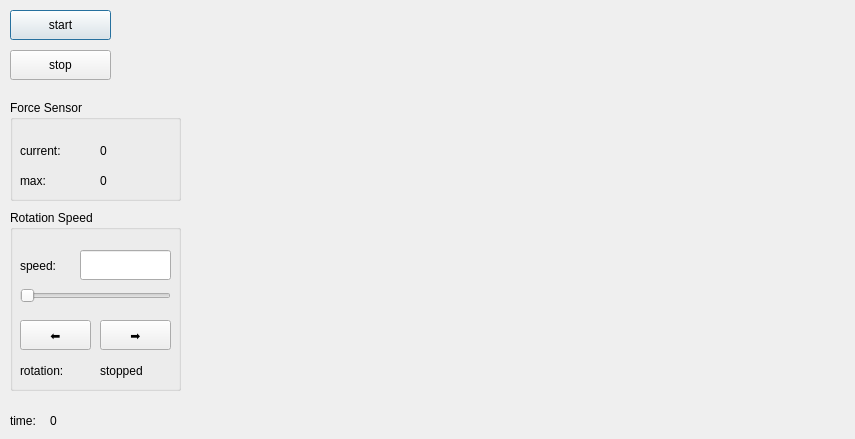
<?xml version="1.0" encoding="UTF-8"?>
<ui version="4.0">
 <class>Dialog</class>
 <widget class="QDialog" name="Dialog">
  <property name="geometry">
   <rect>
    <x>0</x>
    <y>0</y>
    <width>855</width>
    <height>439</height>
   </rect>
  </property>
  <property name="windowTitle">
   <string>Dialog</string>
  </property>
  <widget class="QLabel" name="timeLbl">
   <property name="geometry">
    <rect>
     <x>50</x>
     <y>410</y>
     <width>41</width>
     <height>22</height>
    </rect>
   </property>
   <property name="text">
    <string>0</string>
   </property>
  </widget>
  <widget class="QLabel" name="timeLabel">
   <property name="geometry">
    <rect>
     <x>10</x>
     <y>410</y>
     <width>41</width>
     <height>22</height>
    </rect>
   </property>
   <property name="text">
    <string>time:</string>
   </property>
  </widget>
  <widget class="QPushButton" name="startBtn">
   <property name="geometry">
    <rect>
     <x>10</x>
     <y>10</y>
     <width>101</width>
     <height>30</height>
    </rect>
   </property>
   <property name="text">
    <string>start</string>
   </property>
  </widget>
  <widget class="QPushButton" name="stopBtn">
   <property name="geometry">
    <rect>
     <x>10</x>
     <y>50</y>
     <width>101</width>
     <height>30</height>
    </rect>
   </property>
   <property name="text">
    <string>stop</string>
   </property>
  </widget>
  <widget class="PlotWidget" name="graphWidget" native="true">
   <property name="geometry">
    <rect>
     <x>200</x>
     <y>10</y>
     <width>641</width>
     <height>421</height>
    </rect>
   </property>
  </widget>
  <widget class="QGroupBox" name="RotationSpeedGroupBox">
   <property name="geometry">
    <rect>
     <x>10</x>
     <y>210</y>
     <width>171</width>
     <height>181</height>
    </rect>
   </property>
   <property name="title">
    <string>Rotation Speed</string>
   </property>
   <widget class="QLineEdit" name="rotationSpeedLine">
    <property name="geometry">
     <rect>
      <x>70</x>
      <y>40</y>
      <width>91</width>
      <height>30</height>
     </rect>
    </property>
   </widget>
   <widget class="QSlider" name="rotationSpeedSlider">
    <property name="geometry">
     <rect>
      <x>10</x>
      <y>70</y>
      <width>151</width>
      <height>31</height>
     </rect>
    </property>
    <property name="minimum">
     <number>700</number>
    </property>
    <property name="maximum">
     <number>10000</number>
    </property>
    <property name="singleStep">
     <number>10</number>
    </property>
    <property name="orientation">
     <enum>Qt::Horizontal</enum>
    </property>
   </widget>
   <widget class="QLabel" name="rotationSpeedLabel">
    <property name="geometry">
     <rect>
      <x>10</x>
      <y>40</y>
      <width>46</width>
      <height>31</height>
     </rect>
    </property>
    <property name="text">
     <string>speed:</string>
    </property>
   </widget>
   <widget class="QPushButton" name="moveLeftRSBtn">
    <property name="geometry">
     <rect>
      <x>10</x>
      <y>110</y>
      <width>71</width>
      <height>30</height>
     </rect>
    </property>
    <property name="text">
     <string>⬅️</string>
    </property>
   </widget>
   <widget class="QPushButton" name="moveRightRSBtn">
    <property name="geometry">
     <rect>
      <x>90</x>
      <y>110</y>
      <width>71</width>
      <height>30</height>
     </rect>
    </property>
    <property name="text">
     <string>➡️</string>
    </property>
   </widget>
   <widget class="QLabel" name="rotationStateLabel">
    <property name="geometry">
     <rect>
      <x>10</x>
      <y>150</y>
      <width>59</width>
      <height>22</height>
     </rect>
    </property>
    <property name="text">
     <string>rotation:</string>
    </property>
   </widget>
   <widget class="QLabel" name="rotationStateLbl">
    <property name="geometry">
     <rect>
      <x>90</x>
      <y>150</y>
      <width>71</width>
      <height>22</height>
     </rect>
    </property>
    <property name="text">
     <string>stopped</string>
    </property>
   </widget>
  </widget>
  <widget class="QGroupBox" name="forceSensorGroupBox">
   <property name="geometry">
    <rect>
     <x>10</x>
     <y>100</y>
     <width>171</width>
     <height>101</height>
    </rect>
   </property>
   <property name="title">
    <string>Force Sensor</string>
   </property>
   <widget class="QLabel" name="currentValueLabel">
    <property name="geometry">
     <rect>
      <x>10</x>
      <y>40</y>
      <width>54</width>
      <height>22</height>
     </rect>
    </property>
    <property name="text">
     <string>current:</string>
    </property>
   </widget>
   <widget class="QLabel" name="maxValueLabel">
    <property name="geometry">
     <rect>
      <x>10</x>
      <y>70</y>
      <width>54</width>
      <height>22</height>
     </rect>
    </property>
    <property name="text">
     <string>max:</string>
    </property>
   </widget>
   <widget class="QLabel" name="currentValueLbl">
    <property name="geometry">
     <rect>
      <x>90</x>
      <y>40</y>
      <width>71</width>
      <height>22</height>
     </rect>
    </property>
    <property name="text">
     <string>0</string>
    </property>
   </widget>
   <widget class="QLabel" name="maxValueLbl">
    <property name="geometry">
     <rect>
      <x>90</x>
      <y>70</y>
      <width>71</width>
      <height>22</height>
     </rect>
    </property>
    <property name="text">
     <string>0</string>
    </property>
   </widget>
  </widget>
 </widget>
 <customwidgets>
  <customwidget>
   <class>PlotWidget</class>
   <extends>QWidget</extends>
   <header>pyqtgraph</header>
   <container>1</container>
  </customwidget>
 </customwidgets>
 <resources/>
 <connections/>
</ui>
